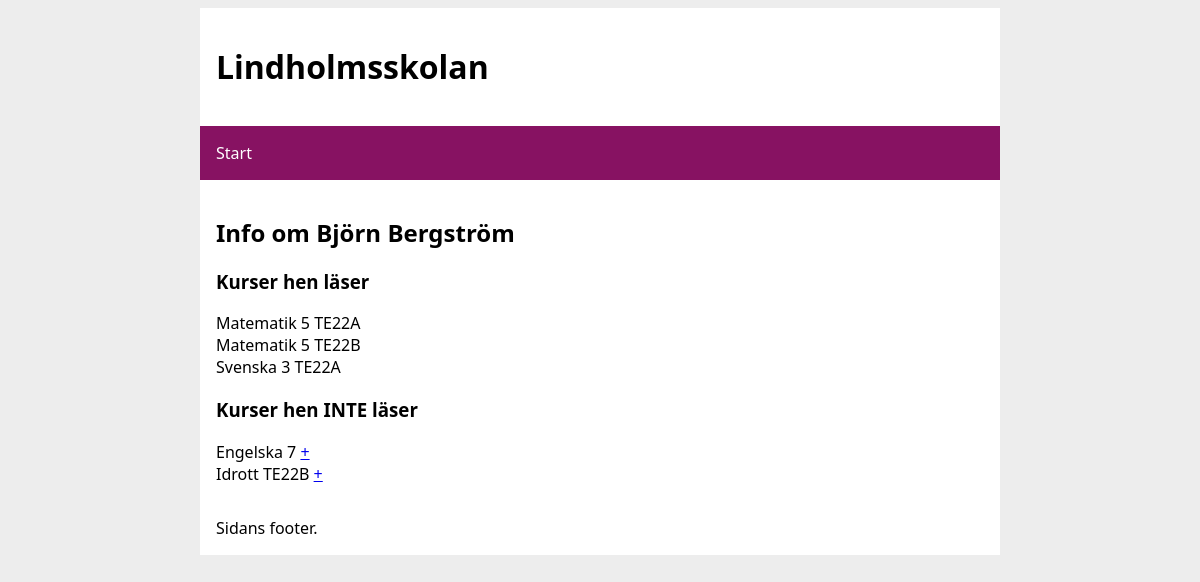
/public_html/projekt-3/student.php?id=2, run on the app's committed database.
### tables this page shows
CREATE TABLE Students (StudentId INTEGER PRIMARY KEY AUTOINCREMENT, FirstName TEXT NOT NULL, LastName TEXT NOT NULL, BirthYear INTEGER NOT NULL);

CREATE TABLE Classes (ClassId INTEGER PRIMARY KEY AUTOINCREMENT, Name TEXT NOT NULL, TeacherId INTEGER REFERENCES Teachers (TeacherId));

### public_html/projekt-3/student.php (the view, shortened to what this page needs)
<?php
require_once("../../projekt-3-app.php");
$studentInfoStmt = $pdo->prepare("SELECT * FROM Students WHERE StudentId = :StudentId");
$studentInfoStmt->execute(["StudentId" => $_GET['id']]);
$studentInfoResult = $studentInfoStmt->fetch();
$allClassesStmt = $pdo->prepare('SELECT * FROM Classes');
$allClassesStmt->execute();
$allClassesResult = $allClassesStmt->fetchAll(PDO::FETCH_ASSOC);
$studentsClassesStmt = $pdo->prepare("SELECT ClassId FROM StudentsClassesView WHERE StudentId = :StudentId");
$studentsClassesStmt->execute(["StudentId" => $_GET['id']]);
$studentsClassesResult = $studentsClassesStmt->fetchAll(PDO::FETCH_COLUMN);
require($includeDir . "/header.php");
?>
<main>
    <?php if ($studentInfoResult == false): ?>
        Studenten hittades inte
    <?php else: ?>
        <h2>Info om <?= $studentInfoResult['FirstName'] . " " . $studentInfoResult['LastName'] ?></h2>
        <h3>Kurser hen läser</h3>
        <div>
            <?php
            foreach ($allClassesResult as $key => $value) {
                if (in_array($value['ClassId'], $studentsClassesResult)): ?>
                    <?= $value['Name'] ?><br>
                    <?php
                endif;
            }
            ?>
        </div>
        <h3>Kurser hen INTE läser</h3>
        <?php
        foreach ($allClassesResult as $key => $value) {
            if (!in_array($value['ClassId'], $studentsClassesResult)): ?>
                <?= $value['Name'] ?> <a href="student/add-student-class.php?class=<?= $value['ClassId'] ?>&student=<?= $studentInfoResult['StudentId'] ?>">+</a> <br><?php
            endif;
        }
        ?>
    <?php endif; ?>
</main>
<?php require($includeDir . "/footer.php"); ?>

### public_html/projekt-3/style.css (style rules this page uses)
* { box-sizing: border-box; }
:root { --site-width: 50rem; }
body { background-color: rgb(237, 237, 237); font-family: system-ui, -apple-system, BlinkMacSystemFont, 'Segoe UI', Roboto, Oxygen, Ubuntu, Cantarell, 'Open Sans', 'Helvetica Neue', sans-serif; }
header, main, footer { max-width: var(--site-width); margin: auto; background-color: white; padding: 1rem; }

### data on the page
students: FirstName "Björn", LastName "Bergström"
classes: Name "Matematik 5 TE22A"
classes: Name "Matematik 5 TE22B"
classes: Name "Svenska 3 TE22A"
classes: Name "Engelska 7"
classes: Name "Idrott TE22B"
